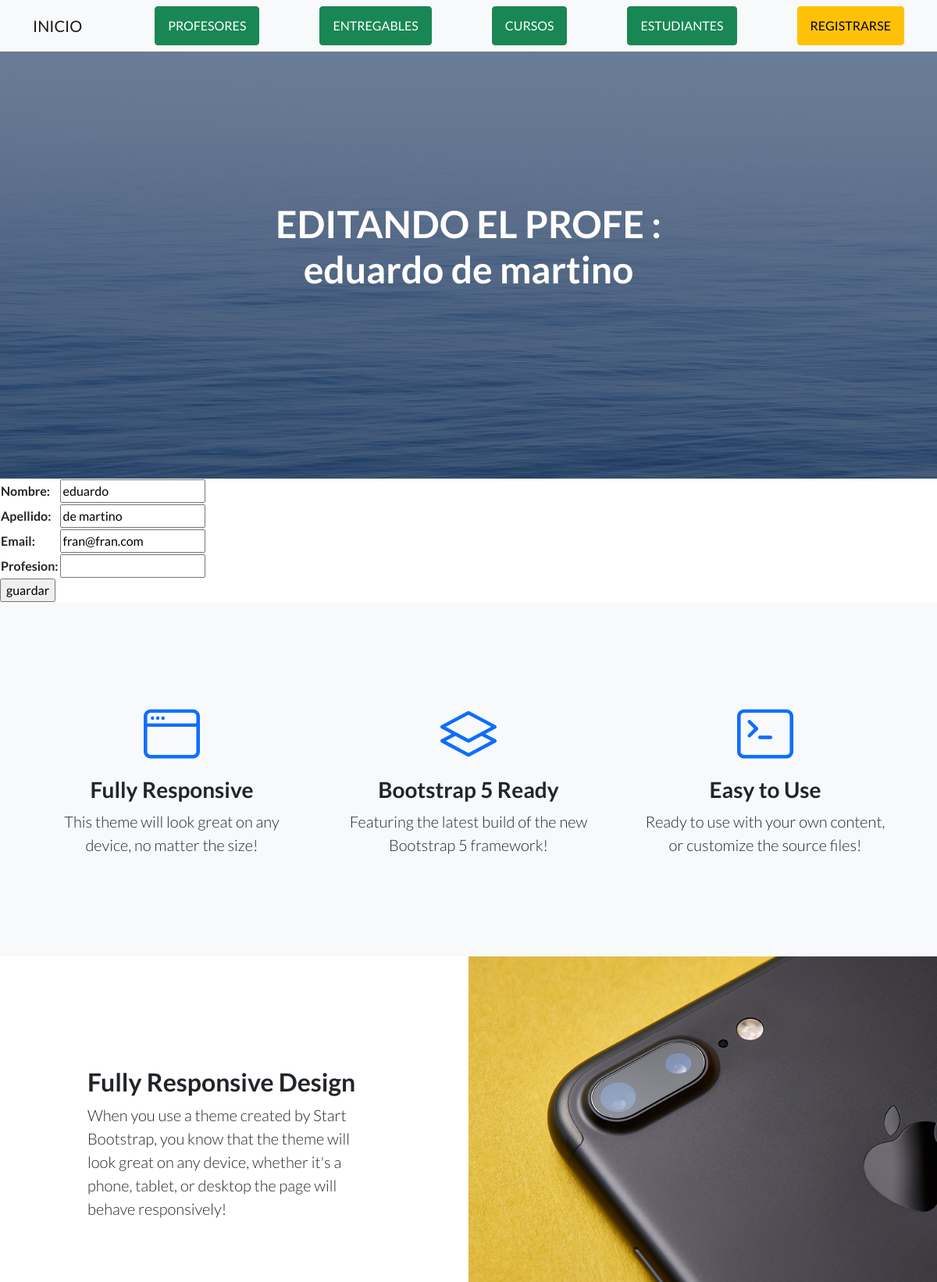
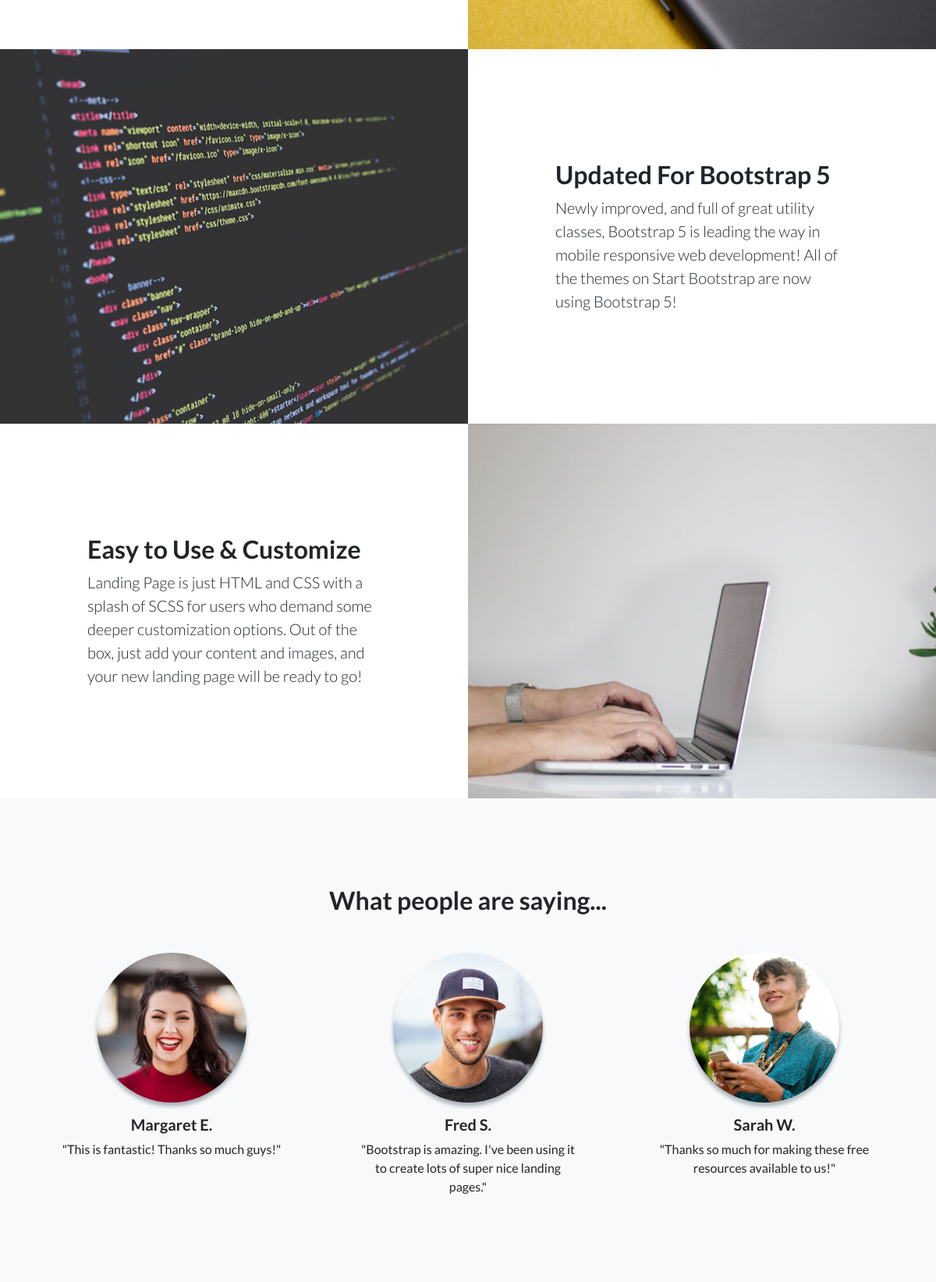
Page /App1/editarProfesor/1 (upper part) on the committed database (2 pictures, top to bottom).
### App1/models.py (models this page shows)
class Profesor(models.Model):
    nombre=models.CharField(max_length=50)
    apellido=models.CharField(max_length=50)
    email=models.EmailField()
    profesion=models.CharField(max_length=50)
    def __str__(self):
        return self.nombre+" "+str(self.apellido)

### App1/views.py (the view)
# urls.py: path('editarProfesor/<id>', editarProfesor, name="editarProfesor"),
def editarProfesor(request, id):
    profesor=Profesor.objects.get(id=id)
    if request.method=="POST":
        form=ProfeForm(request.POST)
        if form.is_valid():
            info=form.cleaned_data
            profesor.nombre=info["nombre"]
            profesor.apellido=info["apellido"]
            profesor.email=info["email"]
            profesor.save()
            profesores=Profesor.objects.all()
            return render(request, "App1/leerProfesores.html",{"profesores":profesores})
    else:
        form=ProfeForm(initial={"nombre":profesor.nombre, "apellido":profesor.apellido, "email":profesor.email})
        return render(request, "App1/editarProfesores.html", {"formulario":form, "profesor":profesor})

### App1/forms.py
class ProfeForm(forms.Form):
    nombre=forms.CharField(max_length=50)
    apellido=forms.CharField(max_length=50)
    email=forms.EmailField()
    profesion=forms.CharField(max_length=50)

### App1/templates/App1/editarProfesores.html
{% extends "App1/fuente.html" %}
{% load static %}
{% block titulo %}
<h1 class="mb-5">EDITANDO EL PROFE : {{ profesor }}</h1>
{% endblock %}
{% block contenido_que_cambia %}
<form action="{% url 'editarProfesor' profesor.id %}" method="POST"> {% csrf_token %}
    <table>
        {{ formulario.as_table }}
    </table>
    <input type="submit" value="guardar">
</form>
{% endblock %}

### rows in the picture
Profesor: nombre+apellido "eduardo de martino", nombre "eduardo", apellido "de martino", email "fran@fran.com"
